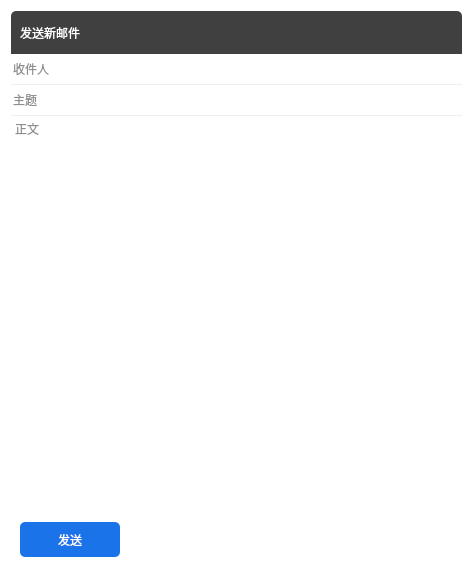
<?xml version="1.0" encoding="UTF-8"?>
<ui version="4.0">
 <class>MainWindow</class>
 <widget class="QWidget" name="MainWindow">
  <property name="geometry">
   <rect>
    <x>0</x>
    <y>0</y>
    <width>473</width>
    <height>577</height>
   </rect>
  </property>
  <property name="windowTitle">
   <string>MainWindow</string>
  </property>
  <property name="styleSheet">
   <string notr="true">QWidget
{
	
	background-color: rgb(255, 255, 255);
}

QWidget#titleWidget
{	
	border-top-left-radius:5px;
	border-top-right-radius:5px;
	background-color: rgb(64,64,64);
}
QWidget#titleWidget QPushButton,QWidget#titleWidget QLabel
{	
	background-color:transparent;
	color:white;
	font:normal 13px &quot;微软雅黑&quot;;
}

QPushButton#btnMin
{
	image: url(:/images/min.png);
}

QPushButton#btnClose
{
	image: url(:/images/quit.png);
}

QPushButton#btnMax
{
	image: url(:/images/max.png);
}

QPushButton#btnMin:hover,QPushButton#btnMax:hover,QPushButton#btnClose:hover
{
	background-color: rgba(208, 210, 213,200);
}


QLineEdit
{
	border:none;
	border-bottom:1px solid rgb(236,239,241);
	min-height:30px;
	color:rgb(30,30,30);
	font:normal 15px &quot;楷体&quot;;
}
QTextEdit
{
	border:none;
	color:rgb(30,30,30);
	font:normal 15px &quot;楷体&quot;;
}

QPushButton
{
	border:none;
	border-radius:5px;
	min-width:25px;
	min-height:25px;
	max-width:25px;
	max-height:25px;
}
QPushButton:hover
{
	background-color: rgb(242,242,242);
}

QPushButton#btnSend
{
	min-width:100px;
	min-height:35px;
	max-width:100px;
	max-height:35px;
	
	background-color: rgb(26,115,232);
	color:white;
	font:bold 15px &quot;宋体&quot;;
}
QPushButton#btnSend:hover
{
	background-color: rgb(41,123,230);
}

QPushButton#btnAddatt
{
	image: url(:/images/att.png);
}

QPushButton#btnAddatt:hover
{
	image: url(:/images/att-hover.png);
}

QPushButton#btnAddImage
{
	image: url(:/images/image.png);
}

QPushButton#btnAddImage:hover
{
	image: url(:/images/image-hover.png);
}




</string>
  </property>
  <layout class="QVBoxLayout" name="verticalLayout">
   <property name="spacing">
    <number>0</number>
   </property>
   <item>
    <widget class="QWidget" name="titleWidget" native="true">
     <layout class="QHBoxLayout" name="horizontalLayout_2">
      <item>
       <widget class="QLabel" name="label">
        <property name="text">
         <string>发送新邮件</string>
        </property>
       </widget>
      </item>
      <item>
       <spacer name="horizontalSpacer_2">
        <property name="orientation">
         <enum>Qt::Horizontal</enum>
        </property>
        <property name="sizeType">
         <enum>QSizePolicy::Expanding</enum>
        </property>
        <property name="sizeHint" stdset="0">
         <size>
          <width>270</width>
          <height>20</height>
         </size>
        </property>
       </spacer>
      </item>
      <item>
       <widget class="QPushButton" name="btnMin">
        <property name="text">
         <string/>
        </property>
       </widget>
      </item>
      <item>
       <widget class="QPushButton" name="btnMax">
        <property name="text">
         <string/>
        </property>
       </widget>
      </item>
      <item>
       <widget class="QPushButton" name="btnClose">
        <property name="text">
         <string/>
        </property>
       </widget>
      </item>
     </layout>
    </widget>
   </item>
   <item>
    <widget class="QLineEdit" name="lineEdit">
     <property name="placeholderText">
      <string>收件人</string>
     </property>
    </widget>
   </item>
   <item>
    <widget class="QLineEdit" name="lineEdit_2">
     <property name="placeholderText">
      <string>主题</string>
     </property>
    </widget>
   </item>
   <item>
    <widget class="QTextEdit" name="textEdit">
     <property name="placeholderText">
      <string>正文</string>
     </property>
    </widget>
   </item>
   <item>
    <widget class="QWidget" name="widget_2" native="true">
     <layout class="QHBoxLayout" name="horizontalLayout">
      <item>
       <widget class="QPushButton" name="btnSend">
        <property name="minimumSize">
         <size>
          <width>100</width>
          <height>35</height>
         </size>
        </property>
        <property name="maximumSize">
         <size>
          <width>100</width>
          <height>35</height>
         </size>
        </property>
        <property name="text">
         <string>发送</string>
        </property>
       </widget>
      </item>
      <item>
       <widget class="QPushButton" name="btnAddatt">
        <property name="text">
         <string/>
        </property>
       </widget>
      </item>
      <item>
       <widget class="QPushButton" name="btnAddImage">
        <property name="text">
         <string/>
        </property>
       </widget>
      </item>
      <item>
       <spacer name="horizontalSpacer">
        <property name="orientation">
         <enum>Qt::Horizontal</enum>
        </property>
        <property name="sizeHint" stdset="0">
         <size>
          <width>266</width>
          <height>32</height>
         </size>
        </property>
       </spacer>
      </item>
     </layout>
    </widget>
   </item>
  </layout>
 </widget>
 <resources/>
 <connections/>
</ui>
